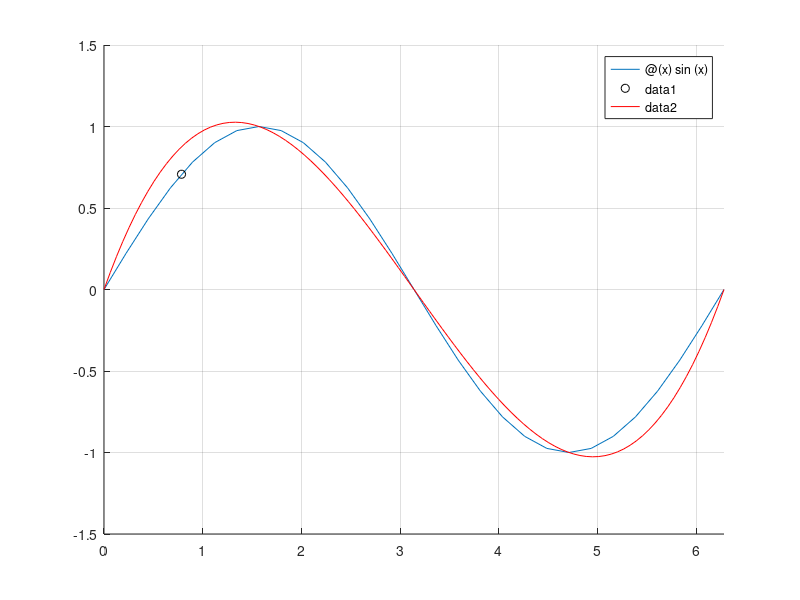

Recreate this plot in MATLAB.
nodes = [0 pi/2 pi 3*pi/2 2*pi];
f=@(x) sin(x);
fplot(f,[-1,1],'LineWidth',3);

values=f(nodes);

clf; hold on; grid on;

fplot(f,[0 2*pi]);
plot([pi/4],[f(pi/4)],'ok')

spline_gr = spline(nodes,values);

t = linspace(0,2*pi);
plot(t,ppval(spline_gr,t), 'r')


% plot(nodes, values, 'ok', 'MarkerSize', 12, 'MarkerFaceColor','r');


